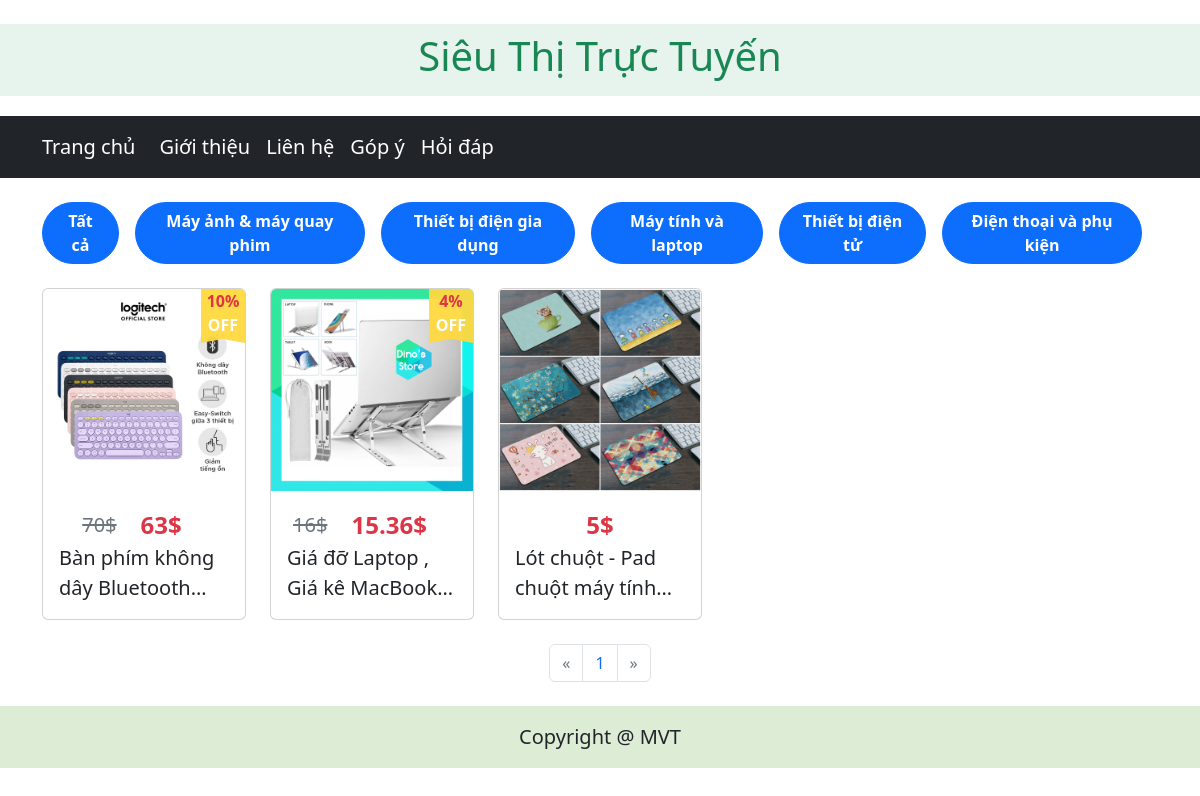
The page /site/category?id=3 on the database its author committed.
### tables this page shows
CREATE TABLE `categories` (
  `id` int(11) NOT NULL,
  `name` varchar(255) NOT NULL
);

CREATE TABLE `products` (
  `id` int(11) NOT NULL,
  `name` varchar(255) NOT NULL,
  `price` float NOT NULL,
  `quantity` int(11) NOT NULL,
  `discount` int(11) NOT NULL,
  `image` varchar(255) NOT NULL,
  `description` text NOT NULL,
  `view` int(11) NOT NULL,
  `received_date` date NOT NULL,
  `special` int(1) NOT NULL,
  `category_id` int(1) NOT NULL
);

### app/Controllers/BaseController.php (called while the page is built, shortened)
<?php
    class BaseController {
        protected function view($path, array $data = []) {
            return require (self::VIEW_FOLDER_NAME . '/' . str_replace('.', '/', $path) . '.php');
        }
    }
?>

### app/Controllers/site/CategoryController.php (called while the page is built, shortened)
<?php
    class CategoryController extends BaseController {
        private $categoryModel;
        private $productModel;
        public function __construct() {
            $this -> categoryModel = new CategoryModel;
            $this -> productModel = new ProductModel;
        }
        public function index() {
            $categories = $this -> categoryModel -> getAll();
            if(isset($_GET["id"])) {
                $id = $_GET["id"];
                $products = $this -> productModel -> getAll($id);
                $data = $this -> productModel -> pagination("products", $products, 10, $id);
            } else {
                $products = $this -> productModel -> getAll();
                $data = $this -> productModel -> pagination("products", $products, 10);
            }
            $productPagination = $data[0];
            $numOfPage = $data[1];
            return $this -> view('site.layouts.categories.index', [
                'categories' => $categories,
                'products' => $productPagination,
                'numOfPage' => $numOfPage,
            ]);
        }
    }
?>

### index.php (called while the page is built, shortened)
<?php
    require './Core/Database.php';
    require './app/Models/BaseModel.php';
    require './app/Controllers/BaseController.php';
    $app = new App();
?>

### Core/Database.php (called while the page is built, shortened)
<?php
    class Database {
        public function connect() {
            $server_name = "host=127.0.0.1";
            $dbname = "du_an_mau_1_fpoly";
            $username = "root";
            $password = "";
            try  {
                $connect = new PDO("mysql:$server_name;dbname=$dbname;charset=utf8", $username, $password);
                $connect -> setAttribute(PDO::ATTR_ERRMODE, PDO::ERRMODE_EXCEPTION);
                return $connect;
            } catch(PDOException $e) {
                echo "Connection false" . $e->getMassage();
            }
        }
        public function query_all($sql){
            $sql_args = array_slice(func_get_args(), 1);
            try{
                $connect = $this -> connect();
                $stmt = $connect->prepare($sql);
                $stmt->execute($sql_args);
                $rows = $stmt->fetchAll();
                return $rows;
            }
            catch(PDOException $e){
                throw $e;
            }
            finally{
                unset($connect);
            }
        }
    }
?>

### app/Models/BaseModel.php (called while the page is built, shortened)
<?php
    class BaseModel extends Database {
        public function all($table, $select = ['*']) {
            $cols = implode(',', $select);
            $sql = "Select ${cols} from ${table}";
            return $data = $this -> query_all($sql);
        }
        public function pagination($table, $data, $limit, $id = "", $relevantId = "") {
            $result_per_page = $limit;
            $number_of_pages = ceil(count(array_values($data)) / $limit);
            if(!isset($_GET["page"])) {
                $page = 1;
            } else {
                $page = $_GET["page"];
            }
            $result_on_page = ($page - 1) * $result_per_page;
            if($id == "") {
                $sql = "SELECT * from $table LIMIT ${result_on_page}, ${result_per_page}";
            } else {
                if($relevantId == "") {
                    $sql = "SELECT * from $table where category_id = ${id} LIMIT ${result_on_page}, ${result_per_page}";
                } else {
                    $sql = "SELECT * from $table where category_id = ${id} and id != ${relevantId} LIMIT ${result_on_page}, ${result_per_page}";
                }
            }
            return $result = [$this -> query_all($sql), $number_of_pages];
        }
    }
?>

### app/Models/CategoryModel.php (called while the page is built, shortened)
<?php
    class CategoryModel extends BaseModel {
        public function getAll($select = ['*']) {
           return $this -> all(self::TABLE, $select);
        }
    }
?>

### app/Models/ProductModel.php (called while the page is built, shortened)
<?php
    class ProductModel extends BaseModel {
        public function getAll($categoryId = "", $id = "", $relevant = false) {
                if($categoryId === "") {
                    $sql = "SELECT p.*, c.name as category_name from products p inner join categories c on p.category_id = c.id ORDER BY id asc";
                } else {
                    if (!$relevant) {
                        $sql = "SELECT p.*, c.name as category_name from products p inner join categories c on p.category_id = c.id WHERE p.category_id = ${categoryId} ORDER BY id asc";
                    } else {
                        $sql = "SELECT p.*, c.name as category_name from products p inner join categories c on p.category_id = c.id WHERE p.category_id = ${categoryId} and p.id != ${id} ORDER BY id asc";
                    }
                }
            return $data = $this -> query_all($sql);
        }
    }
?>

### app/Views/site/layouts/categories/index.php (the view, shortened to what this page needs)
<!DOCTYPE html>
<html lang="en">
<head>
    <link rel="stylesheet" href="../Core/index.css">
    <link href="https://cdn.jsdelivr.net/npm/bootstrap@5.2.1/dist/css/bootstrap.min.css" rel="stylesheet">
</head>
<body>
    <div class="">
        <header class="my-4 position-sticky top-0 bg-white" style="z-index: 999">
            <div class="px-3 py-2 text-success bg-success bg-opacity-10 main-title" style="margin: 20px 0px">
                <div class="container m-auto text-center">
                    <h1>Siêu Thị Trực Tuyến</h1>
                </div>
            </div>
            <div class="bg-dark">
                <nav class="container m-auto navbar navbar-expand-lg navbar-dark text-center">
                    <div class="container-fluid">
                        <a class="navbar-brand fs-5" href="../">Trang chủ</a>
                        <div class="collapse navbar-collapse" id="navbarSupportedContent">
                            <ul class="navbar-nav me-auto mb-2 mb-lg-0 fs-5">
                                <li class="nav-item">
                                    <a class="nav-link active" aria-current="page" href="#"
                                    >Giới thiệu</a
                                    >
                                </li>
                                <li class="nav-item">
                                    <a class="nav-link active" aria-current="page" href="#">Liên hệ</a>
                                </li>
                                <li class="nav-item">
                                    <a class="nav-link active" aria-current="page" href="#">Góp ý</a>
                                </li>
                                <li class="nav-item">
                                    <a class="nav-link active" aria-current="page" href="#">Hỏi đáp</a>
                                </li>
                            </ul>
                        </div>
                    </div>
                </nav>
            </div>
        </header>
        <div class="container">
            <div class="categories-wrapper d-flex justify-content-center align-items-center">
                <a href="./category" class="btn btn-primary rounded-pill fs-6 fw-semibold text-white px-3 me-3">
                    Tất cả
                </a>
                <?php foreach($categories as $category) : ?>
                    <a href="./category?id=<?= $category['id'] ?>" class="btn btn-primary rounded-pill fs-6 fw-semibold text-white px-3 me-3">
                        <?= $category['name'] ?>
                    </a>
                <?php endforeach ?>
            </div>
            <div class="text-center product-list mt-4">
                <div class="row row-cols-5 g-4">
                    <?php foreach ($products as $product) : ?>
                        <div class="col">
                            <div class="card w-100 h-100 p-0 overflow-hidden">
                                <a href="../site/product/detail?id=<?= $product['id'] ?>" class="h-100">
                                    <img
                                        src="<?= $product['image'] ?>"
                                        class="card-img-top w-100 h-100"
                                        alt="<?= $product['name'] ?>"
                                        style="object-fit: cover;"
                                    />
                                </a>
                                <div class="card-body text-start fs-5">
                                    <div class="bg-muted d-flex align-items-center justify-content-center fs-4">
                                        <?php if($product['discount'] > 0) : ?>
                                            <span class="fs-5 text-muted text-decoration-line-through "><?= $product['price'] ?>$</span>
                                            <p class="text-danger m-0 mx-4 fw-semibold"><?= $product['price'] - ($product['price'] * $product['discount'] / 100) ?>$</p>
                                        <?php else : ?>
                                            <p class="text-danger m-0 fw-semibold"><?= $product['price'] ?>$</p>
                                        <?php endif ?>
                                    </div>
                                    <p class="card-text product_name"><?= $product['name'] ?></p>
                                </div>
                                <div class="product-item__sell fw-semibold fs-6">
                                    <span class="text-danger fw-semibold percent">
                                        <?=$product['discount']?>%
                                    </span>
                                    <span class="text-white">OFF</span>
                                </div>
                            </div>
                        </div>
                    <?php endforeach?>
                </div>
                <nav aria-label="Page navigation example ">
                    <ul class="pagination justify-content-center mt-4">
                        <li class="page-item <?= !isset($_GET["page"]) || $_GET["page"] == 1 ? "disabled" : "" ?>">
                            <a class="page-link"
                                href="?page=<?=isset($_GET["page"]) ? $_GET["page"] - 1 : "" ?>"
                                aria-label="Previous">
                                <span aria-hidden="true">&laquo;</span>
                            </a>
                        </li>
                        <?php for($i = 1; $i <= $numOfPage; $i++) : ?>
                            <li class="page-item"><a class="page-link" href="?page=<?= $i ?>"><?= $i ?></a></li>
                        <?php endfor ?>
                        <li class="page-item <?= isset($_GET["page"]) && ($_GET["page"] + 1) > $numOfPage || $numOfPage == 1 ? "disabled" : "" ?>" >
                            <a class="page-link"
                                <?php if(!isset($_GET["page"]) || $_GET["page"] == 1) : ?>
                                    href="?page=2"
                                <?php else : ?>
                                    href="?page=<?= $_GET["page"] + 1 ?>"
                                <?php endif?>
                                aria-label="Next"
                            >
                                <span aria-hidden="true">&raquo;</span>
                            </a>
                        </li>
                    </ul>
                </nav>
            </div>
        </div>
        <footer class="my-4 info px-3 py-3">
            <div class="container m-auto text-center">
                <span class="fs-5">Copyright @ MVT</span>
            </div>
        </footer>
    </div>
</body>
</html>

### Core/index.css (style rules this page uses)
* { padding: 0; margin: 0; box-sizing: border-box; }
.info { background-color: #ddedd5; }
.product-item__sell { position: absolute; right: 0; top: 0; width: 44px; height: 50px; background-color: rgba(255, 216, 64, 0.95); text-align: center; border-top-right-radius: 2px; }
.product-item__sell::after { content: ""; position: absolute; left: 0; bottom: -4px; border-width: 0 22px 4px; border-style: solid; color: rgba(255, 216, 64, 0.95); border-color: transparent currentColor transparent currentColor; }
.product_name { display: inline-block; word-wrap: break-word; white-space: normal; overflow: hidden; display: -webkit-box; text-overflow: ellipsis; -webkit-box-orient: vertical; -webkit-line-clamp: 2; }

### rows shown on the page
categories: name "Máy ảnh & máy quay phim"
categories: name "Thiết bị điện gia dụng"
categories: name "Máy tính và laptop"
categories: name "Thiết bị điện tử"
categories: name "Điện thoại và phụ kiện"
products: image (picture), price "70", $product['price'] - ($product['price'] * $product['discount'] / 100) "63", name "Bàn phím không dây…", discount "10"
products: image (picture), price "16", $product['price'] - ($product['price'] * $product['discount'] / 100) "15.36", name "Giá đỡ Laptop , Giá kê MacBook…", discount "4"
products: image (picture), price "5", name "Lót chuột - Pad chuột máy…"
